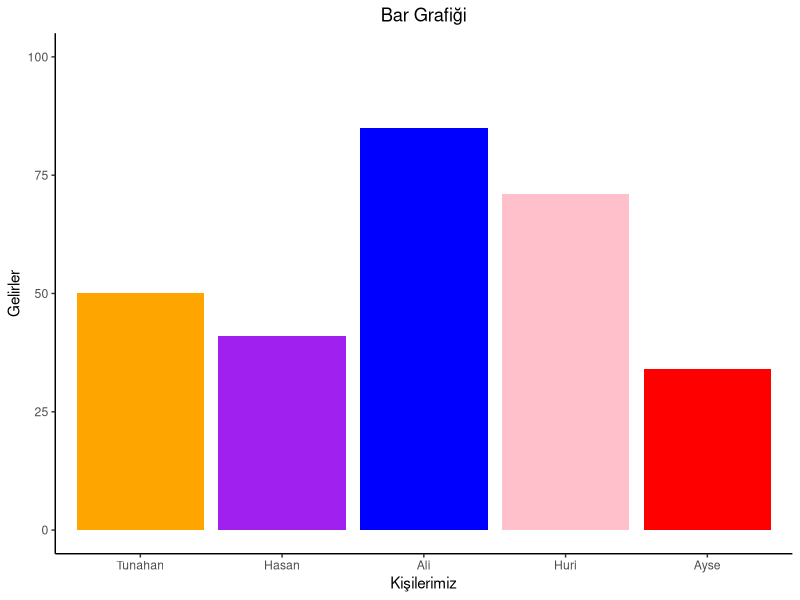

Write the R code that produced this figure.

#| Histogram | Bar grafik | Bar graph | sütun grafigi 
library(ggplot2)
library(readxl)
library(dplyr) # %>% pipe için paket kullanımı
library(tidyr) # pivot longer için paket kullanımı

setwd("C:\\Users\\faruk\\Desktop\\r-2")
veri <- read_xlsx("data_source.xlsx",sheet = 3)

colnames(veri)
names(veri)[2]<-"Ayse"

veri1<- veri %>%
  pivot_longer(
    cols = c("Ali","Ayse" ,"Hasan"  ,"Tunahan", "Huri"),
    names_to = "kisiler",
    values_to = "para"
  )

# eleman sıralarını belirleme
veri1$kisiler<-factor(veri1$kisiler,levels = c("Tunahan","Hasan","Ali","Huri","Ayse"))

ggplot(veri1,aes(x =kisiler,y = para))+
  geom_bar(stat = "identity",position = "dodge",aes(fill=kisiler))+
  ylim(0,100)+
  scale_fill_manual(values = c("Ali"="blue","Ayse"="red","Hasan"="purple","Tunahan"="orange","Huri"="pink"))+
  ggtitle("Bar Grafiği")+
  theme(
    panel.background = element_blank(),
    panel.grid = element_blank(),
    axis.line = element_line(),
    plot.title = element_text(hjust = 0.5),
    legend.position = "none") +            #legend kaldirma
  labs(x= "Kişilerimiz", y="Gelirler")
